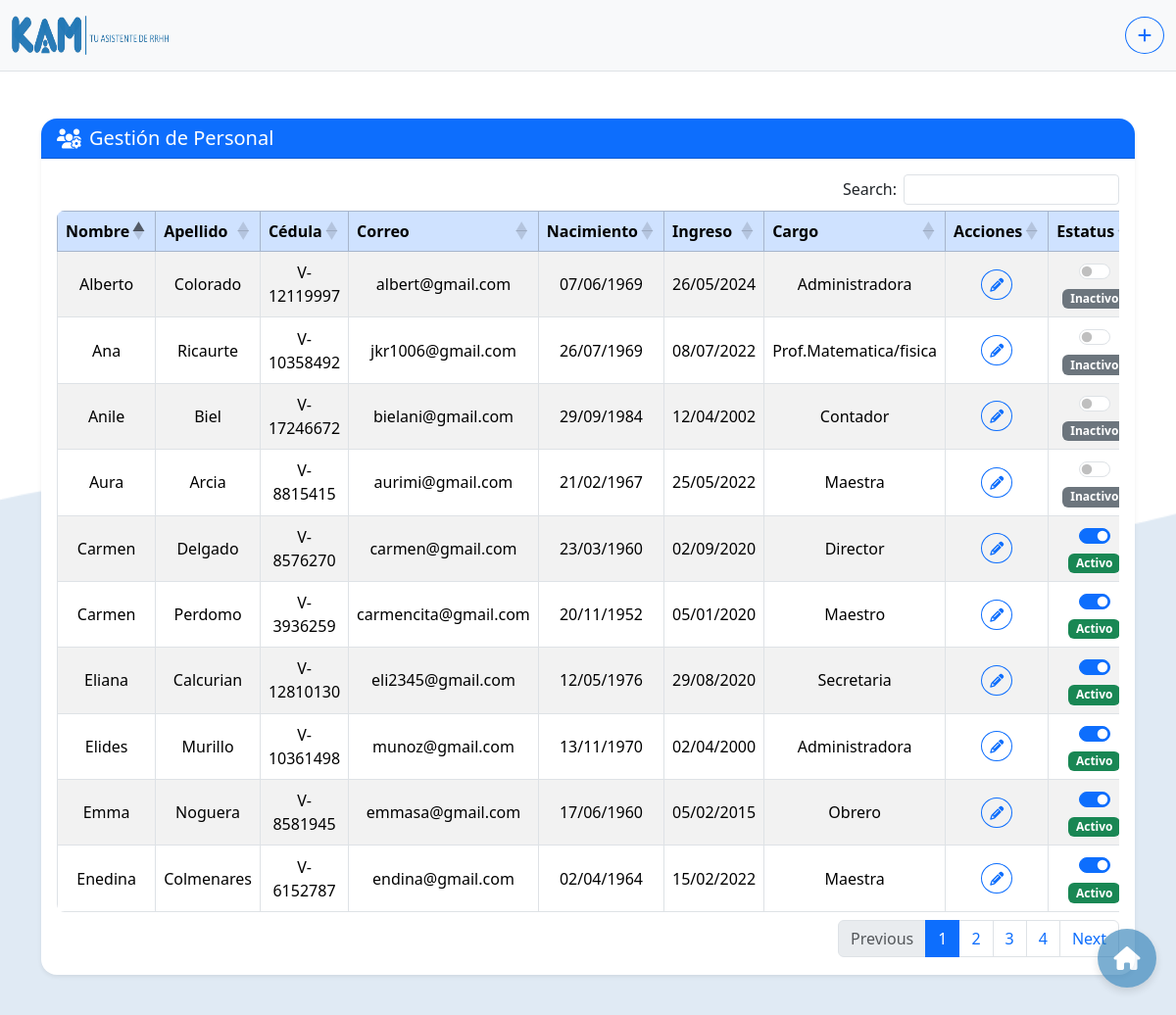
The app's page /Personal.php (signed in) with its own data.
### tables this page shows
CREATE TABLE `persona` (
  `id_personal` int(11) NOT NULL,
  `nombre_personal` varchar(255) NOT NULL,
  `apellido_personal` varchar(255) NOT NULL,
  `cedula_personal` varchar(50) NOT NULL,
  `titulo_personal` varchar(255) NOT NULL,
  `correo_personal` varchar(255) NOT NULL,
  `nacimiento_personal` date NOT NULL,
  `ingreso_personal` date NOT NULL,
  `cargo_personal` varchar(255) NOT NULL,
  `huella_dactilar` mediumblob NOT NULL,
  `nacionalidad_personal` varchar(100) DEFAULT NULL,
  `tipo` enum('Parcial','Tiempo Completo') NOT NULL,
  `activo` tinyint(1) NOT NULL DEFAULT 1
);

### PHP/Consultar_Personal.php (called while the page is built, shortened)
<?php
$host = "localhost";
$user = "root";
$password = "";
$dbname = "base_kam";
$conn = new mysqli($host, $user, $password, $dbname);
$sql = "SELECT id_personal, nombre_personal, apellido_personal, cedula_personal, correo_personal, nacimiento_personal, ingreso_personal, cargo_personal, activo FROM persona";
$result = $conn->query($sql);
?>

### Personal.php (the view, shortened to what this page needs)
<!DOCTYPE html>
<html lagn="es">
<head>
    <link href="https://cdn.jsdelivr.net/npm/bootstrap@5.3.2/dist/css/bootstrap.min.css" rel="stylesheet">
    <link href="https://cdnjs.cloudflare.com/ajax/libs/font-awesome/6.5.0/css/all.min.css" rel="stylesheet">
    <link href="https://cdn.datatables.net/1.13.6/css/dataTables.bootstrap5.min.css" rel="stylesheet">
    <link rel="stylesheet" href="./Assets/CSS/Personal.css">
</head>
<body>
  <div class="container-fluid py-3 border-bottom">
    <div class="d-flex align-items-center justify-content-between flex-wrap">
      <div class="d-flex align-items-center gap-2">
        <img src="Assets/Images/KAM.png" alt="Logo" width="160" height="40">
      </div>
    <div class="text-end">
      <button type="button" class="btn btn-outline-primary rounded-circle" data-bs-toggle="modal" data-bs-target="#myModal">
        <i class="fas fa-plus"></i>
      </button>
    </div>
  </div>
</div>
<form
  id="formPersonal"
  action="PHP/Insert_Personal.php"
  method="post"
  enctype="multipart/form-data"
  onsubmit="return validateForm()"
  onsubmit="return validarCedula()"
>
<?php include 'PHP/Consultar_Personal.php'; ?>
<div class="container mx-auto my-5">
  <div class="card shadow-sm border-0 rounded-4">
    <div class="card-header bg-primary text-white rounded-top-4 d-flex align-items-center">
      <i class="fas fa-users-cog fa-lg me-2"></i>
      <h5 class="mb-0">Gestión de Personal</h5>
    </div>
    <div class="card-body rounded-bottom-4">
      <div class="d-flex justify-content-center">
        <div class="table-responsive">
          <table id="miTabla" class="table table-striped table-bordered table-hover align-middle text-center mb-0 rounded-3 overflow-hidden">
            <thead class="table-primary">
              <tr class="mt-4">
                <th>Nombre</th>
                <th>Apellido</th>
                <th>Cédula</th>
                <th>Correo</th>
                <th>Nacimiento</th>
                <th>Ingreso</th>
                <th>Cargo</th>
                <th>Acciones</th>
                <th>Estatus</th>
              </tr>
            </thead>
            <tbody>
             <?php
              if ($result->num_rows > 0) {
                  while ($row = $result->fetch_assoc()) {
                      echo "<tr id='row-" . htmlspecialchars($row['id_personal']) . "'>
                      <td>" . htmlspecialchars($row['nombre_personal']) . "</td>
                      <td>" . htmlspecialchars($row['apellido_personal']) . "</td>
                      <td>" . htmlspecialchars($row['cedula_personal']) . "</td>
                      <td>" . htmlspecialchars($row['correo_personal']) . "</td>
                      <td>" . date("d/m/Y", strtotime($row['nacimiento_personal'])) . "</td>
                      <td>" . date("d/m/Y", strtotime($row['ingreso_personal'])) . "</td>
                      <td>" . htmlspecialchars($row['cargo_personal']) . "</td>
                      <td>
                        <button class='btn btn-sm btn-outline-primary rounded-circle' title='Editar'
                          onclick=\"openEditModal('" . htmlspecialchars($row['id_personal']) . "',
                          '" . htmlspecialchars($row['nombre_personal']) . "',
                          '" . htmlspecialchars($row['apellido_personal']) . "',
                          '" . htmlspecialchars($row['cedula_personal']) . "',
                          '" . htmlspecialchars($row['correo_personal']) . "',
                          '" . htmlspecialchars($row['nacimiento_personal']) . "',
                          '" . htmlspecialchars($row['ingreso_personal']) . "',
                          '" . htmlspecialchars($row['cargo_personal']) . "')\">
                          <i class='fas fa-pencil-alt'></i>
                        </button>
                      </td>
                      <td>
                        <div class='form-check form-switch d-flex justify-content-center'>
                          <input class='form-check-input' type='checkbox' " .
                            ($row['activo'] ? "checked" : "") . "
                            onclick='toggleStatus(this)'
                            data-id='" . htmlspecialchars($row['id_personal']) . "'>
                        </div>
                        <span class='badge mt-1 " .
                            ($row['activo'] ? "bg-success" : "bg-secondary") . "' id='estado-" . $row['id_personal'] . "'>" .
                            ($row['activo'] ? "Activo" : "Inactivo") . "
                        </span>
                      </td>
                    </tr>";
                  }
              } else {
                  echo "<tr><td colspan='10'>No se encontraron registros</td></tr>";
              }
              ?>
            </tbody>
          </table>
        </div>
      </div>
    </div>
  </div>
</div>
<a href="Inicio.php">
  <div class="floating-button right-button">
    <i class="fas fa-house fa-xl text-white"></i>
  </div>
</a>
</body>
</html>

### Personal.php (style rules this page uses)
.container-fluid { position: relative; z-index: 2; background-color: #f8f9fa; backdrop-filter: none; }
.floating-button { background-color: #2378b2; opacity: 0.6; border: none; border-radius: 50%; width: 60px; height: 60px; position: fixed; bottom: 35px; cursor: pointer; display: flex; justify-content: center; align-items: center; box-shadow: 0 4px 8px rgba(0, 0, 0, 0.2); transition: opacity 0.3s ease; z-index: 10; }
.right-button { right: 20px; }

### records on screen
persona: nombre_personal "Anile", apellido_personal "Biel", cedula_personal "V-17246672", correo_personal "bielani@gmail.com", nacimiento_personal "29/09/1984", ingreso_personal "12/04/2002", cargo_personal "Contador", shows "Inactivo"
persona: nombre_personal "Elides", apellido_personal "Murillo", cedula_personal "V-10361498", correo_personal "munoz@gmail.com", nacimiento_personal "13/11/1970", ingreso_personal "02/04/2000", cargo_personal "Administradora", activo "☑", shows "Activo"
persona: nombre_personal "Carmen", apellido_personal "Delgado", cedula_personal "V-8576270", correo_personal "carmen@gmail.com", nacimiento_personal "23/03/1960", ingreso_personal "02/09/2020", cargo_personal "Director", activo "☑", shows "Activo"
persona: nombre_personal "Aura", apellido_personal "Arcia", cedula_personal "V-8815415", correo_personal "aurimi@gmail.com", nacimiento_personal "21/02/1967", ingreso_personal "25/05/2022", cargo_personal "Maestra", shows "Inactivo"
persona: nombre_personal "Carmen", apellido_personal "Perdomo", cedula_personal "V-3936259", correo_personal "carmencita@gmail.com", nacimiento_personal "20/11/1952", ingreso_personal "05/01/2020", cargo_personal "Maestro", activo "☑", shows "Activo"
persona: nombre_personal "Enedina", apellido_personal "Colmenares", cedula_personal "V-6152787", correo_personal "endina@gmail.com", nacimiento_personal "02/04/1964", ingreso_personal "15/02/2022", cargo_personal "Maestra", activo "☑", shows "Activo"
persona: nombre_personal "Emma", apellido_personal "Noguera", cedula_personal "V-8581945", correo_personal "emmasa@gmail.com", nacimiento_personal "17/06/1960", ingreso_personal "05/02/2015", cargo_personal "Obrero", activo "☑", shows "Activo"
persona: nombre_personal "Alberto", apellido_personal "Colorado", cedula_personal "V-12119997", correo_personal "albert@gmail.com", nacimiento_personal "07/06/1969", ingreso_personal "26/05/2024", cargo_personal "Administradora", shows "Inactivo"
persona: nombre_personal "Eliana", apellido_personal "Calcurian", cedula_personal "V-12810130", correo_personal "eli2345@gmail.com", nacimiento_personal "12/05/1976", ingreso_personal "29/08/2020", cargo_personal "Secretaria", activo "☑", shows "Activo"
persona: nombre_personal "Ana", apellido_personal "Ricaurte", cedula_personal "V-10358492", correo_personal "jkr1006@gmail.com", nacimiento_personal "26/07/1969", ingreso_personal "08/07/2022", cargo_personal "Prof.Matematica/fisica", shows "Inactivo"
